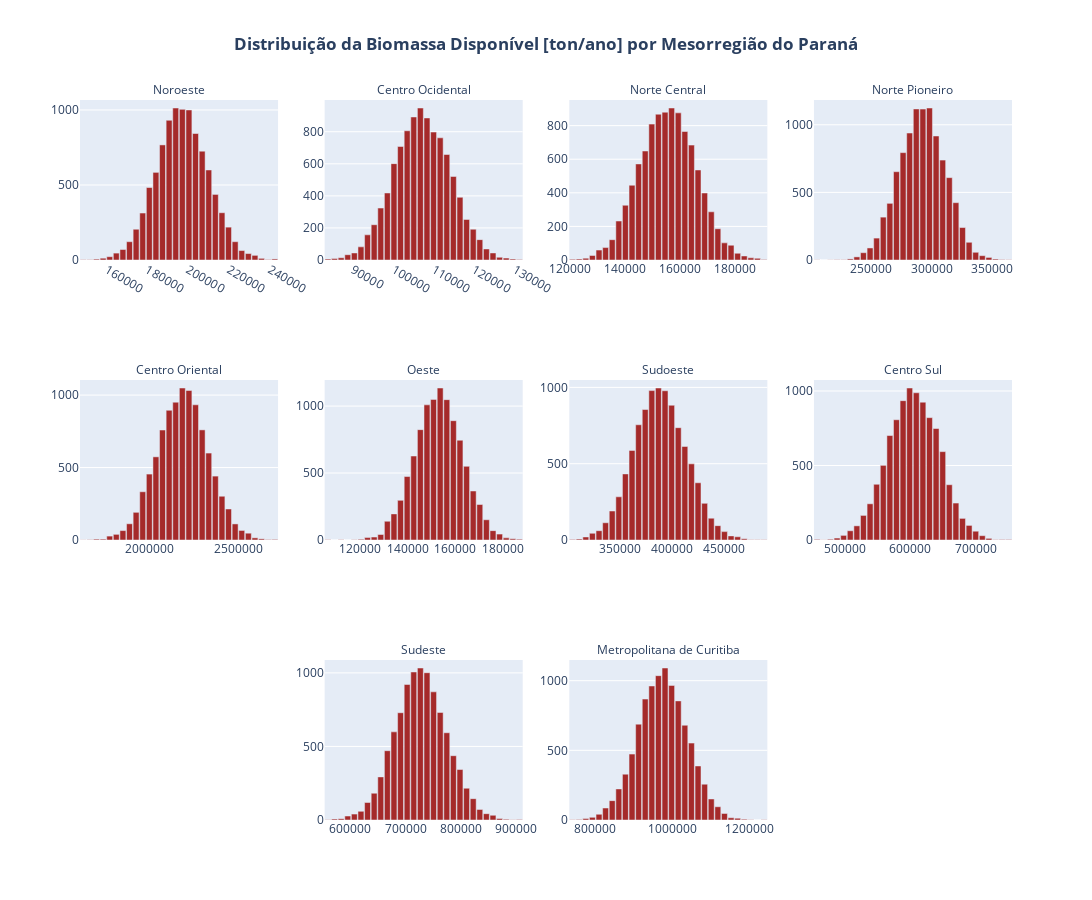
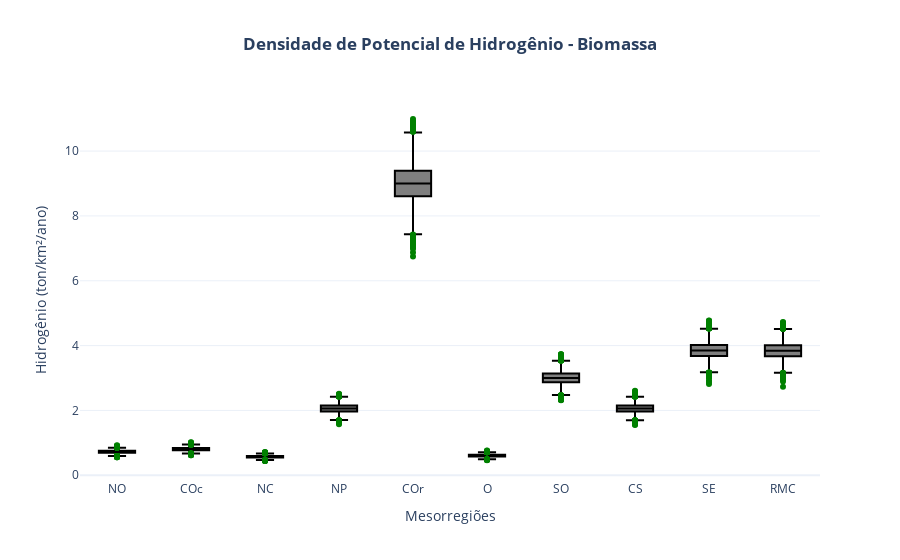
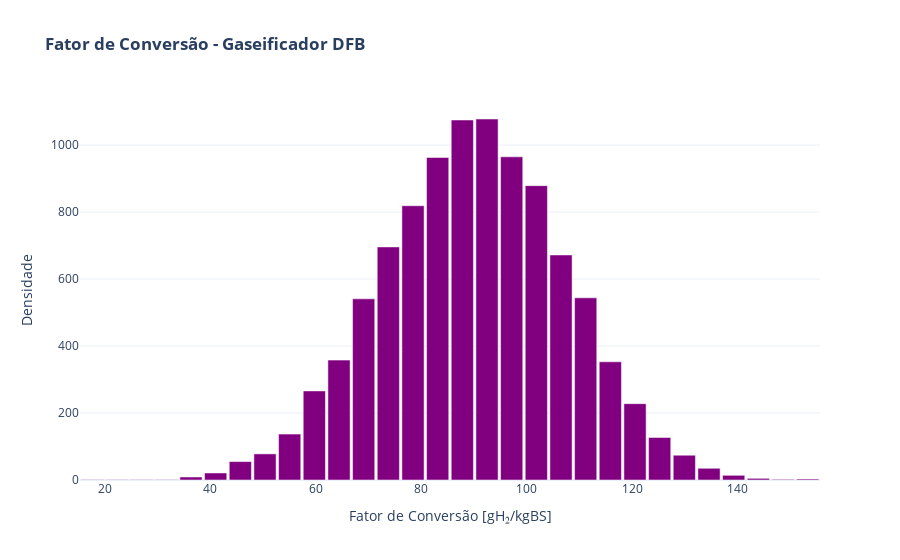

The notebook cell these images were saved under, in order:
### Markdown cell above
<a href="https://colab.research.google.com/github/NicoleSimas/Reescrita_ic/blob/main/biomassa.ipynb" target="_parent"><img src="https://colab.research.google.com/assets/colab-badge.svg" alt="Open In Colab"/></a>

### Code cell
import numpy as np
import pandas as pd
import plotly.graph_objects as go
from plotly.subplots import make_subplots

# Gráfico 1 - Biomassa disponível para todas as mesorregiões 
# Distribuicao do Residuo disponivel
def gerar_distribuicao(biomassa):
    n_simul=10001
    BSdmin = biomassa * 0.8503
    BSdmax = biomassa * 1.3066
    sd = (BSdmax - BSdmin) / 7  # desvio padrao +- 3,5sd
    return np.random.randn(n_simul) * sd + biomassa

# Leitura dos dados
df = pd.read_csv("biomassas.csv",sep=";")

# Aplicação do Método de Monte Carlo para cada região
df["distribuicao"] = df["biomassa"].apply(gerar_distribuicao)

# Extração e aplicação dos nomes das mesorregiões do df
regiao_nomes = df["regiao"].tolist() 
subplot_titles = regiao_nomes[:8]

# Deixar espaço em 3x1
subplot_titles.append("")
subplot_titles.append(regiao_nomes[8])
subplot_titles.append(regiao_nomes[9])
subplot_titles.append("")

# Colocando título nos subplots 
fig = make_subplots(
    rows=3,
    cols=4,
    subplot_titles=subplot_titles
)

positions = list(range(1, 9)) + [10, 11]

# Loop para adicionar cada histograma na sua posição correspondente
for pos, (_, regiao_data) in zip(positions, df.iterrows()):
    # Converte a posição linear (1-12) para coordenadas de linha e coluna (1-based)
    row = (pos - 1) // 4 + 1
    col = (pos - 1) % 4 + 1

    # Gera os dados do histograma
    counts, bins = np.histogram(regiao_data["distribuicao"], bins=30)
    bin_centers = 0.5 * (bins[:-1] + bins[1:])
    bin_width = bins[1] - bins[0]

    fig.add_trace(
        go.Bar(
            x=bin_centers,
            y=counts,
            marker_color="brown",
            width=bin_width * 0.9, 
            showlegend=False,
            name=regiao_data['regiao'] 
        ),
        row=row,
        col=col
    )

fig.update_layout(
    height=900,
    width=1500, 
    title_text="<b>Distribuição da Biomassa Disponível [ton/ano] por Mesorregião do Paraná</b>",
    title_x=0.5,
    bargap=0.05,
    showlegend=False
)

fig.update_xaxes(tickformat=".0f")
for annotation in fig.layout.annotations:
    annotation.font.size = 12

fig.show()

# Gráfico 2 - Densidade de Potencial de Hidrogênio
# Fator de conversão % gH2/kgBS
FaCH2 = 90

# Cálculo da produção de hidrogênio
df['dist_prod_h2'] = df["biomassa"].apply(gerar_distribuicao).apply(lambda bsd: bsd * FaCH2 / 1000)

# Cálculo da densidade de hidrogênio solar 
df['dist_densidade_h2'] = df['dist_prod_h2'] / df['area']

fig = go.Figure()

# Itera sobre cada linha do DataFrame para adicionar um boxplot por mesorregião
for index, row in df.iterrows():
    fig.add_trace(go.Box(
        y=row['dist_densidade_h2'], 
        name=row['sigla'],          
        boxpoints='outliers',    
        marker_color='green',
        line_color='black'
    ))

fig.update_layout(
    title_text='<b>Densidade de Potencial de Hidrogênio - Biomassa</b>',
    title_x=0.5,
    xaxis_title='Mesorregiões',
    yaxis_title='Hidrogênio (ton/km²/ano)',
    template='plotly_white',
    showlegend=False 
)

fig.show()

# Gráfico 3 - Fator de Conversão
n_simul = 10001
FaCH2_mu = 90
FaCH2_min = 30
FaCH2_max = 150
amplitude = FaCH2_max - FaCH2_min
sd_FaCH2 = amplitude / 7
FaCH2 = np.random.randn(n_simul) * sd_FaCH2 + FaCH2_mu

counts, bins = np.histogram(FaCH2, bins=30)
bin_centers = 0.5 * (bins[:-1] + bins[1:])
bin_width = bins[1] - bins[0]

fig_fc = go.Figure()
fig_fc.add_trace(go.Bar(
    x=bin_centers,
    y=counts,
    marker_color='purple',
    width=bin_width * 0.9
))

fig_fc.update_layout(
    title_text='<b>Fator de Conversão - Gaseificador DFB</b>',
    xaxis_title='Fator de Conversão [gH₂/kgBS]',
    yaxis_title='Densidade',
    template='plotly_white'
)

fig_fc.show()

### Figure 1 — Plotly figure (JSON) as saved in the notebook; plotly's stock layout.template omitted (floating-point values rounded to 4 significant figures)
{"data": [{"marker": {"color": "brown"}, "name": "Noroeste", "showlegend": false, "type": "bar", "width": 2916.0, "x": [148500.0, 151700.0, 155000.0, 158200.0, 161500.0, 164700.0, 167900.0, 171200.0, 174400.0, 177700.0, 180900.0, 184100.0, 187400.0, 190600.0, 193900.0, 197100.0, 200300.0, 203600.0, 206800.0, 210100.0, 213300.0, 216500.0, 219800.0, 223000.0, 226300.0, 229500.0, 232700.0, 236000.0, 239200.0, 242500.0], "xaxis": "x", "y": [2, 2, 6, 12, 22, 46, 70, 122, 205, 313, 483, 584, 767, 931, 1013, 1004, 1000, 843, 725, 600, 437, 315, 219, 122, 63, 43, 31, 11, 3, 7], "yaxis": "y"}, {"marker": {"color": "brown"}, "name": "Centro Ocidental", "showlegend": false, "type": "bar", "width": 1474.0, "x": [83720.0, 85360.0, 87000.0, 88630.0, 90270.0, 91910.0, 93550.0, 95180.0, 96820.0, 98460.0, 100100.0, 101700.0, 103400.0, 105000.0, 106600.0, 108300.0, 109900.0, 111600.0, 113200.0, 114800.0, 116500.0, 118100.0, 119700.0, 121400.0, 123000.0, 124700.0, 126300.0, 127900.0, 129600.0, 131200.0], "xaxis": "x2", "y": [6, 9, 14, 33, 44, 82, 157, 220, 324, 418, 601, 708, 806, 892, 948, 886, 798, 762, 658, 521, 391, 253, 192, 127, 69, 44, 17, 12, 6, 3], "yaxis": "y2"}, {"marker": {"color": "brown"}, "name": "Norte Central", "showlegend": false, "type": "bar", "width": 2157.0, "x": [121100.0, 123500.0, 125900.0, 128300.0, 130700.0, 133100.0, 135500.0, 137900.0, 140300.0, 142700.0, 145100.0, 147500.0, 149900.0, 152300.0, 154700.0, 157100.0, 159500.0, 161900.0, 164300.0, 166600.0, 169000.0, 171400.0, 173800.0, 176200.0, 178600.0, 181000.0, 183400.0, 185800.0, 188200.0, 190600.0], "xaxis": "x3", "y": [4, 6, 11, 27, 59, 74, 121, 232, 326, 445, 572, 649, 809, 868, 880, 905, 876, 765, 684, 536, 399, 287, 186, 102, 88, 40, 24, 13, 10, 3], "yaxis": "y3"}, {"marker": {"color": "brown"}, "name": "Norte Pioneiro", "showlegend": false, "type": "bar", "width": 4936.0, "x": [205000.0, 210500.0, 215900.0, 221400.0, 226900.0, 232400.0, 237900.0, 243400.0, 248800.0, 254300.0, 259800.0, 265300.0, 270800.0, 276300.0, 281700.0, 287200.0, 292700.0, 298200.0, 303700.0, 309200.0, 314700.0, 320100.0, 325600.0, 331100.0, 336600.0, 342100.0, 347600.0, 353000.0, 358500.0, 364000.0], "xaxis": "x4", "y": [1, 0, 1, 2, 2, 8, 23, 54, 89, 162, 317, 419, 653, 794, 939, 1117, 1116, 1124, 917, 739, 609, 424, 240, 131, 57, 32, 19, 7, 3, 2], "yaxis": "y4"}, {"marker": {"color": "brown"}, "name": "Centro Oriental", "showlegend": false, "type": "bar", "width": 33540.0, "x": [1626000.0, 1663000.0, 1701000.0, 1738000.0, 1775000.0, 1812000.0, 1850000.0, 1887000.0, 1924000.0, 1962000.0, 1999000.0, 2036000.0, 2073000.0, 2111000.0, 2148000.0, 2185000.0, 2222000.0, 2260000.0, 2297000.0, 2334000.0, 2371000.0, 2409000.0, 2446000.0, 2483000.0, 2521000.0, 2558000.0, 2595000.0, 2632000.0, 2670000.0, 2707000.0], "xaxis": "x5", "y": [1, 2, 6, 6, 27, 39, 65, 112, 191, 333, 455, 574, 759, 895, 951, 1049, 1032, 933, 760, 600, 441, 302, 214, 111, 66, 47, 15, 8, 3, 4], "yaxis": "y5"}, {"marker": {"color": "brown"}, "name": "Oeste", "showlegend": false, "type": "bar", "width": 2500.0, "x": [106500.0, 109300.0, 112000.0, 114800.0, 117600.0, 120400.0, 123100.0, 125900.0, 128700.0, 131500.0, 134300.0, 137000.0, 139800.0, 142600.0, 145400.0, 148100.0, 150900.0, 153700.0, 156500.0, 159300.0, 162000.0, 164800.0, 167600.0, 170400.0, 173200.0, 175900.0, 178700.0, 181500.0, 184300.0, 187000.0], "xaxis": "x6", "y": [1, 0, 1, 0, 2, 5, 18, 22, 41, 140, 195, 296, 474, 627, 824, 1009, 1050, 1135, 1048, 891, 745, 550, 366, 265, 151, 70, 44, 16, 9, 6], "yaxis": "y6"}, {"marker": {"color": "brown"}, "name": "Sudoeste", "showlegend": false, "type": "bar", "width": 5760.0, "x": [303700.0, 310100.0, 316500.0, 322900.0, 329300.0, 335700.0, 342100.0, 348500.0, 354900.0, 361300.0, 367700.0, 374100.0, 380500.0, 386900.0, 393300.0, 399700.0, 406100.0, 412500.0, 418900.0, 425300.0, 431700.0, 438100.0, 444500.0, 450900.0, 457300.0, 463700.0, 470100.0, 476500.0, 482900.0, 489300.0], "xaxis": "x7", "y": [4, 6, 20, 44, 61, 113, 190, 283, 433, 587, 755, 855, 979, 996, 978, 883, 736, 613, 499, 375, 240, 143, 94, 55, 27, 21, 8, 1, 1, 1], "yaxis": "y7"}, {"marker": {"color": "brown"}, "name": "Centro Sul", "showlegend": false, "type": "bar", "width": 9081.0, "x": [457600.0, 467700.0, 477800.0, 487900.0, 498000.0, 508100.0, 518100.0, 528200.0, 538300.0, 548400.0, 558500.0, 568600.0, 578700.0, 588800.0, 598900.0, 609000.0, 619000.0, 629100.0, 639200.0, 649300.0, 659400.0, 669500.0, 679600.0, 689700.0, 699800.0, 709800.0, 719900.0, 730000.0, 740100.0, 750200.0], "xaxis": "x8", "y": [4, 1, 5, 13, 31, 62, 95, 165, 243, 374, 501, 701, 807, 935, 1020, 988, 925, 821, 748, 593, 371, 248, 145, 98, 59, 29, 11, 2, 3, 3], "yaxis": "y8"}, {"marker": {"color": "brown"}, "name": "Sudeste", "showlegend": false, "type": "bar", "width": 10750.0, "x": [559700.0, 571700.0, 583600.0, 595500.0, 607500.0, 619400.0, 631400.0, 643300.0, 655200.0, 667200.0, 679100.0, 691100.0, 703000.0, 714900.0, 726900.0, 738800.0, 750800.0, 762700.0, 774600.0, 786600.0, 798500.0, 810500.0, 822400.0, 834300.0, 846300.0, 858200.0, 870200.0, 882100.0, 894000.0, 906000.0], "xaxis": "x10", "y": [2, 7, 9, 27, 40, 59, 119, 182, 293, 471, 599, 729, 921, 1006, 1033, 1001, 871, 731, 593, 437, 343, 216, 145, 72, 43, 32, 10, 5, 2, 3], "yaxis": "y10"}, {"marker": {"color": "brown"}, "name": "Metropolitana de Curitiba", "showlegend": false, "type": "bar", "width": 15360.0, "x": [741700.0, 758800.0, 775800.0, 792900.0, 810000.0, 827000.0, 844100.0, 861200.0, 878200.0, 895300.0, 912400.0, 929400.0, 946500.0, 963600.0, 980600.0, 997700.0, 1015000.0, 1032000.0, 1049000.0, 1066000.0, 1083000.0, 1100000.0, 1117000.0, 1134000.0, 1151000.0, 1168000.0, 1185000.0, 1203000.0, 1220000.0, 1237000.0], "xaxis": "x11", "y": [1, 4, 11, 19, 41, 86, 139, 223, 329, 473, 688, 868, 962, 1036, 1091, 966, 855, 680, 552, 388, 257, 151, 95, 47, 16, 13, 6, 2, 0, 2], "yaxis": "y11"}], "layout": {"annotations": [{"font": {"size": 12}, "showarrow": false, "text": "Noroeste", "x": 0.1062, "xanchor": "center", "xref": "paper", "y": 1, "yanchor": "bottom", "yref": "paper"}, {"font": {"size": 12}, "showarrow": false, "text": "Centro Ocidental", "x": 0.3688, "xanchor": "center", "xref": "paper", "y": 1, "yanchor": "bottom", "yref": "paper"}, {"font": {"size": 12}, "showarrow": false, "text": "Norte Central", "x": 0.6313, "xanchor": "center", "xref": "paper", "y": 1, "yanchor": "bottom", "yref": "paper"}, {"font": {"size": 12}, "showarrow": false, "text": "Norte Pioneiro", "x": 0.8938, "xanchor": "center", "xref": "paper", "y": 1, "yanchor": "bottom", "yref": "paper"}, {"font": {"size": 12}, "showarrow": false, "text": "Centro Oriental", "x": 0.1062, "xanchor": "center", "xref": "paper", "y": 0.6111, "yanchor": "bottom", "yref": "paper"}, {"font": {"size": 12}, "showarrow": false, "text": "Oeste", "x": 0.3688, "xanchor": "center", "xref": "paper", "y": 0.6111, "yanchor": "bottom", "yref": "paper"}, {"font": {"size": 12}, "showarrow": false, "text": "Sudoeste", "x": 0.6313, "xanchor": "center", "xref": "paper", "y": 0.6111, "yanchor": "bottom", "yref": "paper"}, {"font": {"size": 12}, "showarrow": false, "text": "Centro Sul", "x": 0.8938, "xanchor": "center", "xref": "paper", "y": 0.6111, "yanchor": "bottom", "yref": "paper"}, {"font": {"size": 12}, "showarrow": false, "text": "Sudeste", "x": 0.3688, "xanchor": "center", "xref": "paper", "y": 0.2222, "yanchor": "bottom", "yref": "paper"}, {"font": {"size": 12}, "showarrow": false, "text": "Metropolitana de Curitiba", "x": 0.6313, "xanchor": "center", "xref": "paper", "y": 0.2222, "yanchor": "bottom", "yref": "paper"}], "bargap": 0.05, "height": 900, "showlegend": false, "title": {"text": "<b>Distribuição da Biomassa Disponível [ton/ano] por Mesorregião do Paraná</b>", "x": 0.5}, "width": 1500, "xaxis": {"anchor": "y", "domain": [0, 0.2125], "tickformat": ".0f"}, "xaxis10": {"anchor": "y10", "domain": [0.2625, 0.475], "tickformat": ".0f"}, "xaxis11": {"anchor": "y11", "domain": [0.525, 0.7375], "tickformat": ".0f"}, "xaxis12": {"anchor": "y12", "domain": [0.7875, 1], "tickformat": ".0f"}, "xaxis2": {"anchor": "y2", "domain": [0.2625, 0.475], "tickformat": ".0f"}, "xaxis3": {"anchor": "y3", "domain": [0.525, 0.7375], "tickformat": ".0f"}, "xaxis4": {"anchor": "y4", "domain": [0.7875, 1], "tickformat": ".0f"}, "xaxis5": {"anchor": "y5", "domain": [0, 0.2125], "tickformat": ".0f"}, "xaxis6": {"anchor": "y6", "domain": [0.2625, 0.475], "tickformat": ".0f"}, "xaxis7": {"anchor": "y7", "domain": [0.525, 0.7375], "tickformat": ".0f"}, "xaxis8": {"anchor": "y8", "domain": [0.7875, 1], "tickformat": ".0f"}, "xaxis9": {"anchor": "y9", "domain": [0, 0.2125], "tickformat": ".0f"}, "yaxis": {"anchor": "x", "domain": [0.7778, 1]}, "yaxis10": {"anchor": "x10", "domain": [0, 0.2222]}, "yaxis11": {"anchor": "x11", "domain": [0, 0.2222]}, "yaxis12": {"anchor": "x12", "domain": [0, 0.2222]}, "yaxis2": {"anchor": "x2", "domain": [0.7778, 1]}, "yaxis3": {"anchor": "x3", "domain": [0.7778, 1]}, "yaxis4": {"anchor": "x4", "domain": [0.7778, 1]}, "yaxis5": {"anchor": "x5", "domain": [0.3889, 0.6111]}, "yaxis6": {"anchor": "x6", "domain": [0.3889, 0.6111]}, "yaxis7": {"anchor": "x7", "domain": [0.3889, 0.6111]}, "yaxis8": {"anchor": "x8", "domain": [0.3889, 0.6111]}, "yaxis9": {"anchor": "x9", "domain": [0, 0.2222]}}}

### Figure 2 — Plotly figure (JSON) as saved in the notebook; plotly's stock layout.template omitted (floating-point values rounded to 4 significant figures; data arrays with more than 128 entries replaced by an {"elided": "..."} marker saying what was removed)
{"data": [{"boxpoints": "outliers", "line": {"color": "black"}, "marker": {"color": "green"}, "name": "NO", "type": "box", "y": {"elided": "10001 float values"}}, {"boxpoints": "outliers", "line": {"color": "black"}, "marker": {"color": "green"}, "name": "COc", "type": "box", "y": {"elided": "10001 float values"}}, {"boxpoints": "outliers", "line": {"color": "black"}, "marker": {"color": "green"}, "name": "NC", "type": "box", "y": {"elided": "10001 float values"}}, {"boxpoints": "outliers", "line": {"color": "black"}, "marker": {"color": "green"}, "name": "NP", "type": "box", "y": {"elided": "10001 float values"}}, {"boxpoints": "outliers", "line": {"color": "black"}, "marker": {"color": "green"}, "name": "COr", "type": "box", "y": {"elided": "10001 float values"}}, {"boxpoints": "outliers", "line": {"color": "black"}, "marker": {"color": "green"}, "name": "O", "type": "box", "y": {"elided": "10001 float values"}}, {"boxpoints": "outliers", "line": {"color": "black"}, "marker": {"color": "green"}, "name": "SO", "type": "box", "y": {"elided": "10001 float values"}}, {"boxpoints": "outliers", "line": {"color": "black"}, "marker": {"color": "green"}, "name": "CS", "type": "box", "y": {"elided": "10001 float values"}}, {"boxpoints": "outliers", "line": {"color": "black"}, "marker": {"color": "green"}, "name": "SE", "type": "box", "y": {"elided": "10001 float values"}}, {"boxpoints": "outliers", "line": {"color": "black"}, "marker": {"color": "green"}, "name": "RMC", "type": "box", "y": {"elided": "10001 float values"}}], "layout": {"showlegend": false, "title": {"text": "<b>Densidade de Potencial de Hidrogênio - Biomassa</b>", "x": 0.5}, "xaxis": {"title": {"text": "Mesorregiões"}}, "yaxis": {"title": {"text": "Hidrogênio (ton/km²/ano)"}}}}

### Figure 3 — Plotly figure (JSON) as saved in the notebook; plotly's stock layout.template omitted (floating-point values rounded to 4 significant figures)
{"data": [{"marker": {"color": "purple"}, "type": "bar", "width": 4.21, "x": [17.65, 22.33, 27.01, 31.68, 36.36, 41.04, 45.72, 50.4, 55.07, 59.75, 64.43, 69.11, 73.79, 78.46, 83.14, 87.82, 92.5, 97.18, 101.9, 106.5, 111.2, 115.9, 120.6, 125.2, 129.9, 134.6, 139.3, 144.0, 148.6, 153.3], "y": [1, 1, 1, 1, 9, 21, 55, 78, 137, 266, 358, 541, 696, 819, 963, 1075, 1078, 965, 879, 672, 544, 353, 228, 127, 74, 35, 14, 5, 2, 3]}], "layout": {"title": {"text": "<b>Fator de Conversão - Gaseificador DFB</b>"}, "xaxis": {"title": {"text": "Fator de Conversão [gH₂/kgBS]"}}, "yaxis": {"title": {"text": "Densidade"}}}}
